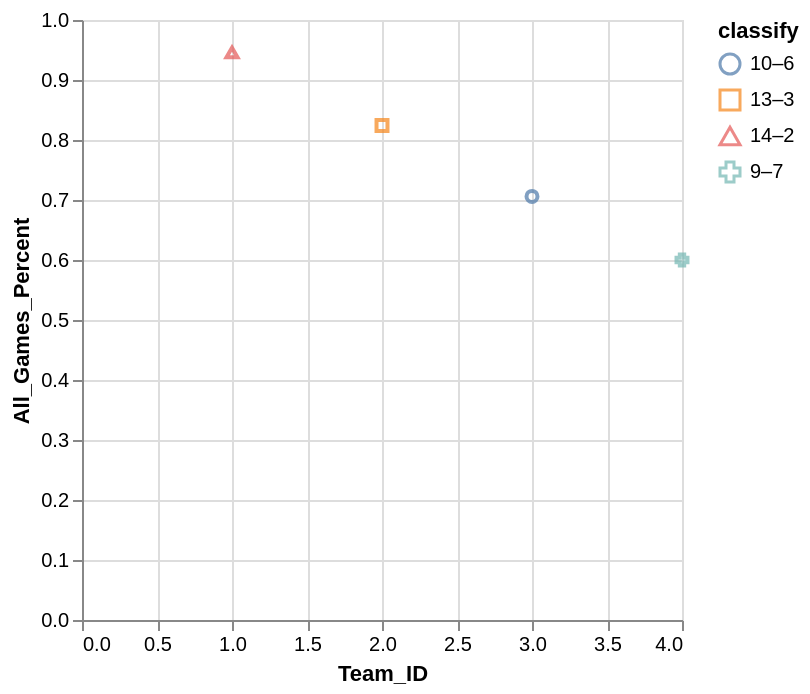

Describe this chart as a Vega-Lite specification.
### Vega-Lite specification from a JSON file in a GitHub repository (floating-point values rounded to 4 significant figures)
{"data": {"values": [{"x_data": 3, "y_data": 0.706, "classify": "10–6"}, {"x_data": 2, "y_data": 0.824, "classify": "13–3"}, {"x_data": 1, "y_data": 0.946, "classify": "14–2"}, {"x_data": 4, "y_data": 0.6, "classify": "9–7"}]}, "mark": "point", "encoding": {"x": {"field": "x_data", "type": "quantitative", "title": "Team_ID", "scale": {"zero": "false"}}, "y": {"field": "y_data", "type": "quantitative", "title": "All_Games_Percent", "scale": {"zero": "false"}}, "color": {"field": "classify", "type": "nominal"}, "shape": {"field": "classify", "type": "nominal"}}}
